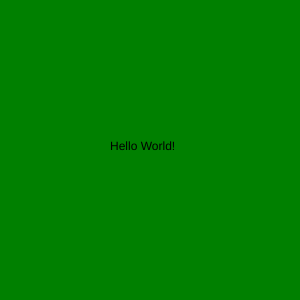
Frame 1 (no input)
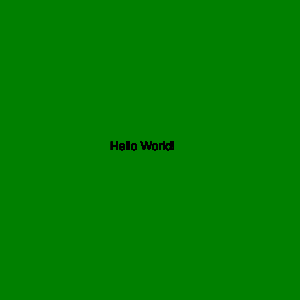
Frame 60 (no input)
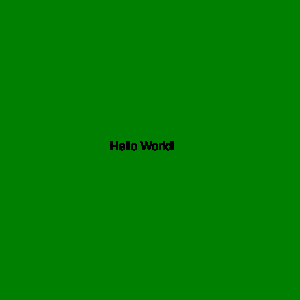
Frame 120 (the mouse pressed at the canvas centre since frame 60)

The p5.js sketch that drew these frames (run headless with seeded random() and noise() and a simulated clock; from frame 60 on, the mouse is pressed at the canvas centre):

// p5.js sketch
// ── sketch.js
// Write and declare the setup function
function setup() {

    // Creating a canvas 300px in width and 300px in height
    createCanvas( 300, 300 );

    // Set background color to green
    background( 'green' );
}

//Declaring draw() function
function draw(){
  //Use text function to write "Hello World!" with p5
  text( "Hello World!", 110, 150 );
}
